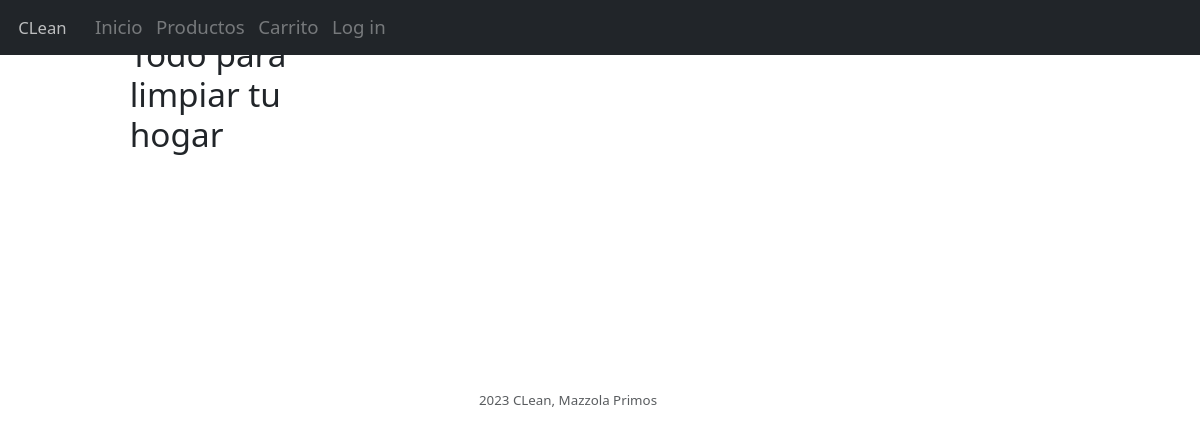
The app's page /, older data.
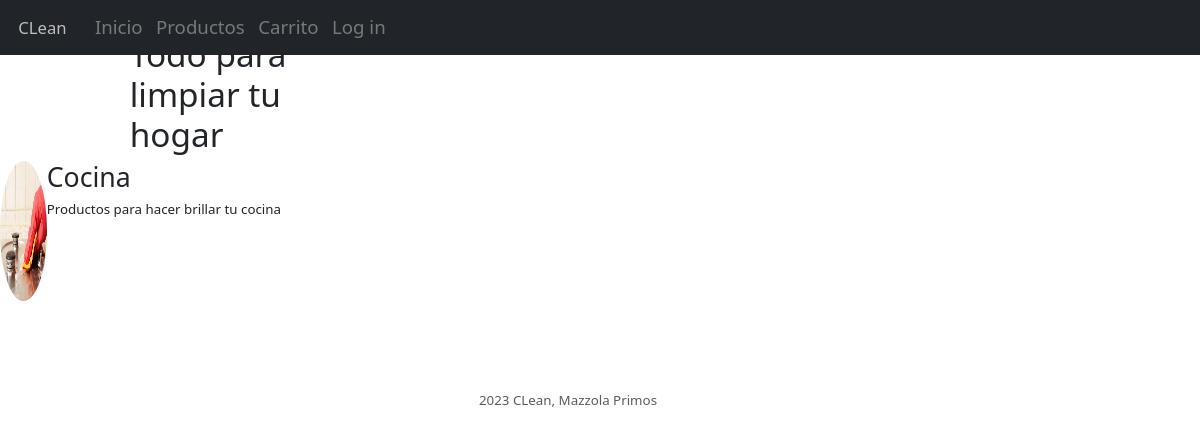
The same page, newer data.
### tables this page shows
CREATE TABLE `categoria` (
  `nombre` varchar(50) NOT NULL,
  `id_categoria` int(50) NOT NULL,
  `img` varchar(50) NOT NULL,
  `descripcion` varchar(300) NOT NULL
);

### app/views/inicio.view.php (called while the page is built, shortened)
<?php
class InicioView{
    function showInicio($categorias) {
        require './templates/inicio.template.phtml';
    }
}
?>

### app/controllers/inicio.controller.php (called while the page is built)
<?php
require_once './app/models/categorias.model.php';
require_once './app/views/inicio.view.php';
class InicioController {
    private $view;
    private $model;
    function __construct(){
        $this->view = new InicioView();
        $this->model = new CategoriaModel();
    }
    function showInicio(){
        $categorias = $this->model->getCategorias();
        $inicioTemplate = $this->view->showInicio($categorias);
    }
}
?>

### app/models/categorias.model.php (called while the page is built)
<?php
class CategoriaModel
{
    function connect()
    {
        $db = new PDO("mysql:host=localhost; dbname=local_limpieza", "root", "");
        return $db;
    }
    public function getCategorias()
    {
        $db = $this->connect();
        $query = $db->prepare('SELECT * FROM categoria');
        $query->execute();
        $categorias = $query->fetchAll(PDO::FETCH_OBJ);
        return $categorias;
    }
}

### templates/inicio.template.phtml (the view, shortened to what this page needs)
<?php
include_once './templates/header.template.phtml'
?>
<main>
  <div class="container">
    <div class="row mt-3" style="background-color:#000030">
      <div class="col-md-3">
      </div>
      <div class="col-md-6">
      </div>
      <div class="col-md-3">
      </div>
    </div>
    <div class="row">
      <div class="col-md-3">
      </div>
      <div class="col-md-6 ">
        <h1>Todo para limpiar tu hogar</h1>
      </div>
      <div class="col-md-3">
      </div>
    </div>
  </div>
  <div class="contenedor-cat-home mx-auto">
    <?php
    foreach ($categorias as $categoria) {
    ?>
      <div class="d-inline-flex p-6">
        <img src="<?php echo $categoria->img; ?>" class="bd-placeholder-img rounded-circle" width="140" height="140" xmlns="http://www.w3.org/2000/svg" role="img" aria-label="Placeholder" preserveAspectRatio="xMidYMid slice" focusable="false">
        <rect width="20%" height="100%"></img>
          <h2 class="fw-normal"><?php echo $categoria->nombre; ?></h2>
          <p><?php echo $categoria->descripcion; ?></p>
      </div>
    <?php } ?>
  </div>
  <?php
  include_once './templates/footer.template.phtml'
  ?>
</body>
</html>

### router.php (shortened to what this page needs)
<?php
require_once './app/controllers/inicio.controller.php';
$action = 'inicio';
$params = explode('/', $action);
switch ($params[0]) {
    case 'inicio':
        $controller = new InicioController();
        $controller->showInicio();
        break;
}

### templates/header.template.phtml (shortened to what this page needs)
<!DOCTYPE html>
<html lang="en">
<head>
  <link rel="stylesheet" href="carrito.css">
  <link rel="stylesheet" href="../css/style.css">
  <link href="https://cdn.jsdelivr.net/npm/bootstrap@5.3.2/dist/css/bootstrap.min.css" rel="stylesheet">
</head>
<body>
  <header data-bs-theme="light">
    <nav class="navbar navbar-expand-md navbar-dark fixed-top bg-dark">
      <div class="container-fluid">
        <a class="navbar-brand" href="inicio">CLean</a>
        <div class="collapse navbar-collapse" id="navbarCollapse">
          <ul class="navbar-nav me-auto mb-2 mb-md-0">
            <li class="nav-item">
              <a class="nav-link" href="inicio">Inicio</a>
            </li>
            <li class="nav-item">
              <a class="nav-link" href="categorias">Productos</a>
            </li>
            <li class="nav-item">
              <a class="nav-link" href="carrito">Carrito</a>
            </li>
            <?php
            print_r($_SESSION);
            if (!isset($_SESSION['USERNAME'])) { ?>
              <li class="nav-item">
                <a class="nav-link" href="login">Log in</a>
              </li>
            <?php
            } else { ?>
              <li class="nav-item">
                <a class="nav-link" href="logout">Log out (<?= $_SESSION['USERNAME']; ?>)</a>
              </li>
            <?php } ?>
          </ul>
        </div>
      </div>
    </nav>
  </header>

### templates/footer.template.phtml (shortened to what this page needs)
</main>
<footer class="d-flex flex-wrap justify-content-center align-items-center py-3 my-4 border-top">
      <div class="align-items-center">
        <span class="text-muted">2023 CLean, Mazzola Primos</span>
      </div>
</footer>
</body>
</html>

### css/carrito.css (style rules this page uses)
body { background: #ddd; min-height: 100vh; vertical-align: middle; display: flex; font-family: sans-serif; font-size: 0.8rem; font-weight: bold; }
.row { margin: 0; }
a { padding: 0 1vh; }
img { width: 3.5rem; }
a { color: black; }

### css/style.css (style rules this page uses)
* { -webkit-box-sizing: border-box; -moz-box-sizing: border-box; box-sizing: border-box; text-rendering: optimizeLegibility; -webkit-font-smoothing: antialiased; -moz-osx-font-smoothing: grayscale; font-kerning: auto; }
html { font-size: 10pt; line-height: 1.4; font-weight: 400; font-family: 'Source Sans Pro', 'Open Sans', Roboto, 'HelveticaNeue-Light', 'Helvetica Neue Light', 'Helvetica Neue', 'Myriad Pro', 'Segoe UI', Myriad, Helvetica, 'Lucida Grande', 'DejaVu Sans Condensed', 'Liberation Sans', 'Nimbus Sans L', Tahoma, Geneva, Arial, sans-serif; -webkit-text-size-adjust: 100%; }
body { margin: 0; background: #eee; }
header { width: 100%; padding: 1em; font-size: 140%; position: fixed; top: 0; left: 0; background-attachment: fixed; background-color: white; text-align: center; }
nav a { display: inline-block; outline: none; text-decoration: none; opacity: .7; padding: 0 .5em; color: rgb(29, 29, 29); transition: opacity .2s ease-in-out; }
@media (min-width: 500px) { header { text-align: left; } }
@media (min-width: 500px) { nav { float: right; } }
.contenedor-cat-home { display: -ms-inline-flexbox; flex-direction: row; justify-content: space-evenly; }

Row changes from the older to the newer data that the page shows:
added categoria: img (picture), nombre "Cocina", descripcion "Productos para hacer brillar tu cocina"
